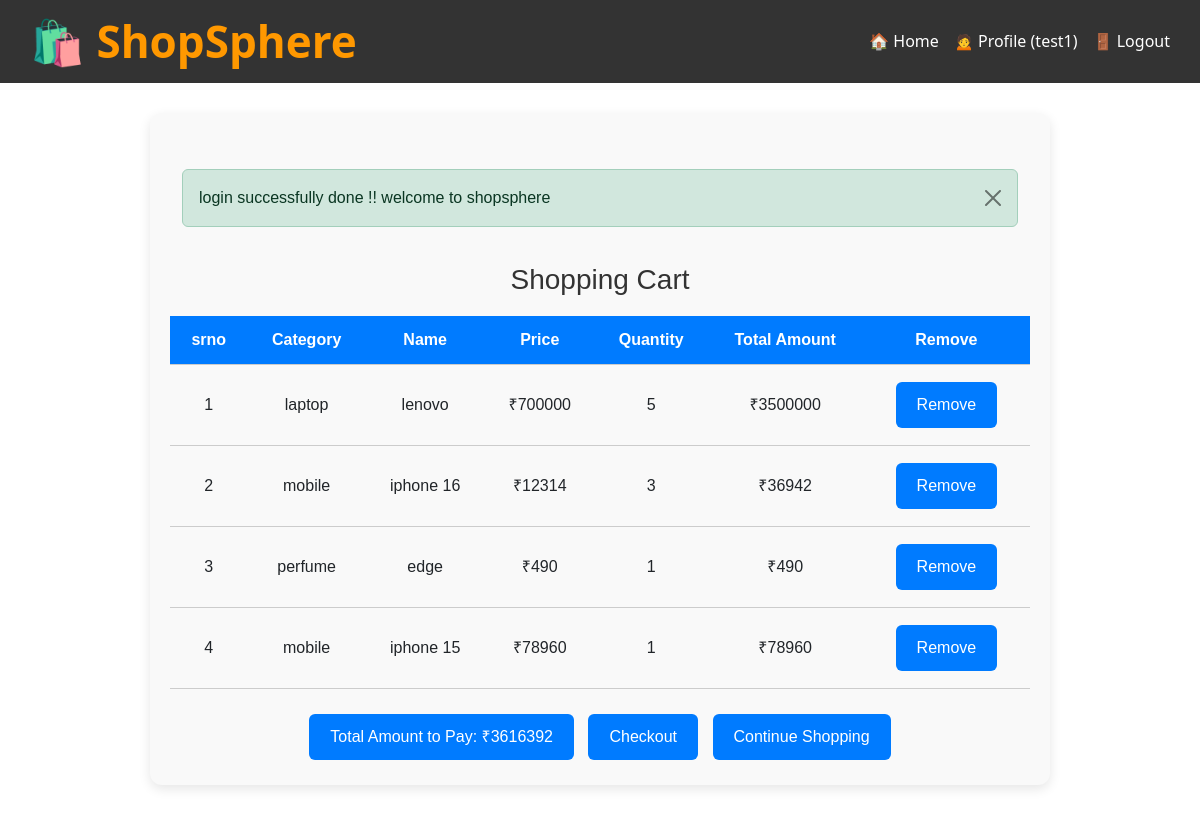
Screenshot of /cart (signed in) with the database file from the repository.
### base/models.py (models this page shows, shortened)
class CartModel(models.Model):
    p_category=models.CharField(max_length=100)
    p_name=models.CharField(max_length=100)
    p_desc=models.CharField(max_length=100)
    p_price=models.IntegerField(default=0)
    p_quatity=models.IntegerField(default=1)
    totalamount=models.IntegerField(default=0)
    host=models.ForeignKey(User,on_delete=models.CASCADE)

### base/views.py (the view)
# urls.py: path('cart',views.cart,name='cart'),
@login_required(login_url='login_')
def cart(request):
    cart_nav=True
    cart_data=CartModel.objects.filter(host=request.user)
    Totalpay=0
    for i in cart_data:
        Totalpay+=i.totalamount
    messages.add_message(request,messages.SUCCESS,'login successfully done !! welcome to shopsphere')
    return render(request,'cart.html',{'cart_nav':cart_nav,'cart_data':cart_data,'Totalpay':Totalpay})

### base/templates/cart.html (shortened to what this page needs)
{% extends 'main.html' %}
{% block content %}
<div class="cart-container">
    {% if messages %}
        <div class="container mt-3 ">
            {% for message in messages %}
            <div class="alert alert-{{message.tags}} alert-dismissible fade show" role="alert">
                {{ message }}
                <button type="button" class="btn-close" data-bs-dismiss="alert" aria-label="Close" ></button>
            </div>
            {% endfor %}
        </div>
  {% endif %}
    <h2>Shopping Cart</h2>
    <table>
        <thead>
            <tr>
                <th>srno</th>
                <th>Category</th>
                <th>Name</th>
                <th>Price</th>
                <th>Quantity</th>
                <th>Total Amount</th>
                <th>Remove</th>
            </tr>
        </thead>
        <tbody>
            {% for i in cart_data %}
            <tr>
                <td>{{ forloop.counter }}</td>
                <td>{{ i.p_category }}</td>
                <td>{{ i.p_name }}</td>
                <td>₹{{ i.p_price }}</td>
                <td>{{ i.p_quatity }}</td>
                <td>₹{{ i.totalamount }}</td>
                <td><a href="{% url 'removecartitem' i.id %}" class="btn">Remove</a></td>
            </tr>
            {% empty %}
            <tr>
                <td colspan="6">No items in cart.</td>
            </tr>
            {% endfor %}
        </tbody>
    </table>
    <div class="cart-actions">
        <a href="#" class="btn">Total Amount to Pay: ₹{{ Totalpay }}</a>
        <a href="" class="btn">Checkout</a>
        <a href="" class="btn">Continue Shopping</a>
    </div>
</div>
{% endblock content %}

### templates/nav.html (shortened to what this page needs)
<nav>
    <div class="logo">
        <h2>🛍️ ShopSphere</h2>
    </div>
    <div class="links">
        {% if request.user.is_authenticated %}
            {% if cart_nav %}
                <a href="{% url 'home' %}" class="nav-link">🏠 Home</a>
                <a href="" class="nav-link">🙍 Profile ({{ request.user.first_name }})</a>
                <a href="{% url 'logout_' %}" class="nav-link">🚪 Logout</a>
            {% endif %}
        {% endif %}
    </div>
</nav>

### static/style.css (style rules this page uses)
body { margin: 0; font-family: Arial, sans-serif; background-color: #f5f5f5; }
nav { display: flex; justify-content: space-between; align-items: center; background-color: #333; padding: 15px 30px; color: white; }
.logo h2 { margin: 0; font-size: 44px; font-weight: bold; color: #ff9800; }
.links { display: flex; align-items: center; gap: 15px; }
.nav-link { text-decoration: none; color: white; font-size: 16px; padding: 8px 8px; border-radius: 5px; transition: 0.3s; }
.btn { padding: 8px 12px; border: none; background-color: #ff9800; color: white; font-weight: bold; border-radius: 5px; cursor: pointer; transition: 0.3s; }
.container { max-width: 1200px; margin: 0 auto; padding: 20px; }
.btn { display: inline-block; text-decoration: none; font-size: 14px; font-weight: bold; padding: 8px 12px; border-radius: 5px; transition: 0.3s; }

### base/templates/cart.html (style rules this page uses)
.cart-container { max-width: 900px; margin: 30px auto; padding: 20px; background-color: #f9f9f9; border-radius: 12px; box-shadow: 0 4px 12px rgba(0, 0, 0, 0.1); font-family: Arial, sans-serif; }
.cart-container h2 { text-align: center; margin-bottom: 20px; font-size: 28px; color: #333; }
table { width: 100%; border-collapse: collapse; margin-bottom: 20px; }
thead { background-color: #007bff; color: white; }
th, td { padding: 12px 16px; text-align: center; border-bottom: 1px solid #ccc; }
a.btn { text-decoration: none; padding: 10px 20px; background-color: #007bff; color: white; border-radius: 6px; margin: 5px; display: inline-block; transition: background-color 0.3s ease; }
.cart-actions { text-align: center; }

### rows the page displays
CartModel: p_category "laptop", p_name "lenovo", p_price "700000", p_quatity "5", totalamount "3500000"
CartModel: p_category "mobile", p_name "iphone 16", p_price "12314", p_quatity "3", totalamount "36942"
CartModel: p_category "perfume", p_name "edge", p_price "490", p_quatity "1", totalamount "490"
CartModel: p_category "mobile", p_name "iphone 15", p_price "78960", p_quatity "1", totalamount "78960"

### other values shown
{{ request.user.first_name }} "test1"
{{ message }} "login successfully done !! welcome to shopsphere"
{{ Totalpay }} "3616392"
